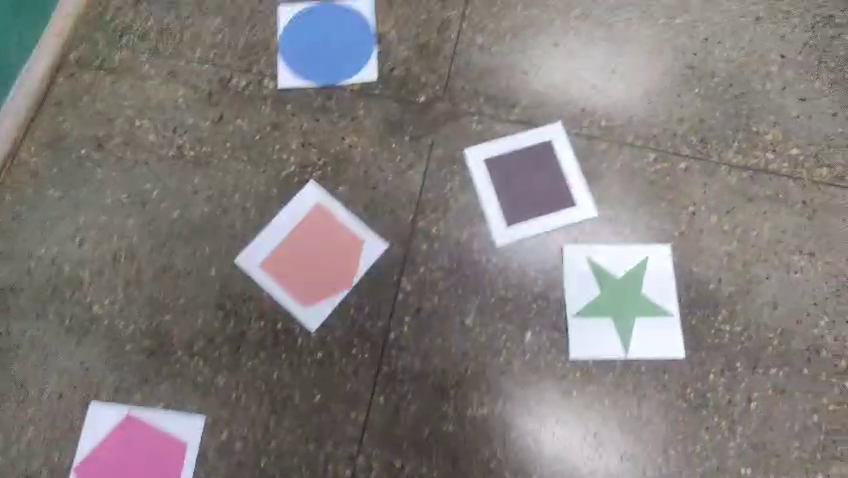
#> input picture frame 42 of assets/video_desafio_1.mp4, 848 x 478 px
$ python calibrador_hsv.py
#> lines starting #> are read from the running program, lines starting #| are printed output that depends on the picture; after the words box and inside, x2 and y2 are one past the last pixel; in counts of white or black regions, pixels touching at a corner belong together
import cv2
import numpy as np

def nothing(x):
    pass

# Interface
cv2.namedWindow("Controles HSV")
cv2.resizeWindow("Controles HSV", 600, 300)

# Limites mínimos de HSV
cv2.createTrackbar("H Min", "Controles HSV", 0, 179, nothing)
#> slider 'H Min' is set to 35
cv2.createTrackbar("S Min", "Controles HSV", 0, 255, nothing)
#> slider 'S Min' is set to 51
cv2.createTrackbar("V Min", "Controles HSV", 0, 255, nothing)
#> slider 'V Min' is set to 51

# Limites máximos de HSV
cv2.createTrackbar("H Max", "Controles HSV", 179, 179, nothing)
cv2.createTrackbar("S Max", "Controles HSV", 255, 255, nothing)
cv2.createTrackbar("V Max", "Controles HSV", 255, 255, nothing)

video_path = 'assets/video_desafio_1.mp4'
cap = cv2.VideoCapture(video_path)

if not cap.isOpened():
    exit()

is_paused = False
frame = None

while True:
    key = cv2.waitKey(30) & 0xFF
#> (key Esc is pressed here)
    if key == ord(' '): # Pressionar 'espaço' para pausar/despausar
        is_paused = not is_paused

    if not is_paused:
        ret, current_frame = cap.read()
#> current_frame is the input picture: shape (478, 848, 3); mean B, G, R 123.8, 125.2, 130.3
        if not ret:
            # Reiniciar o vídeo quando acabar
            cap.set(cv2.CAP_PROP_POS_FRAMES, 0)
            continue

        # Armazena o frame lido para ser processado
        frame = current_frame

    if frame is None:
        continue

    # Converter de BGR para HSV
    hsv_frame = cv2.cvtColor(frame, cv2.COLOR_BGR2HSV)
#> hsv_frame: shape (478, 848, 3); mean H, S, V 43.7, 28.7, 134.1

    # Leitura dos valores
    h_min = cv2.getTrackbarPos("H Min", "Controles HSV")
    s_min = cv2.getTrackbarPos("S Min", "Controles HSV")
    v_min = cv2.getTrackbarPos("V Min", "Controles HSV")
    h_max = cv2.getTrackbarPos("H Max", "Controles HSV")
    s_max = cv2.getTrackbarPos("S Max", "Controles HSV")
    v_max = cv2.getTrackbarPos("V Max", "Controles HSV")

    # Arrays de limites
    lower_bound = np.array([h_min, s_min, v_min])
    upper_bound = np.array([h_max, s_max, v_max])

    # Máscara binária
    color_mask = cv2.inRange(hsv_frame, lower_bound, upper_bound)
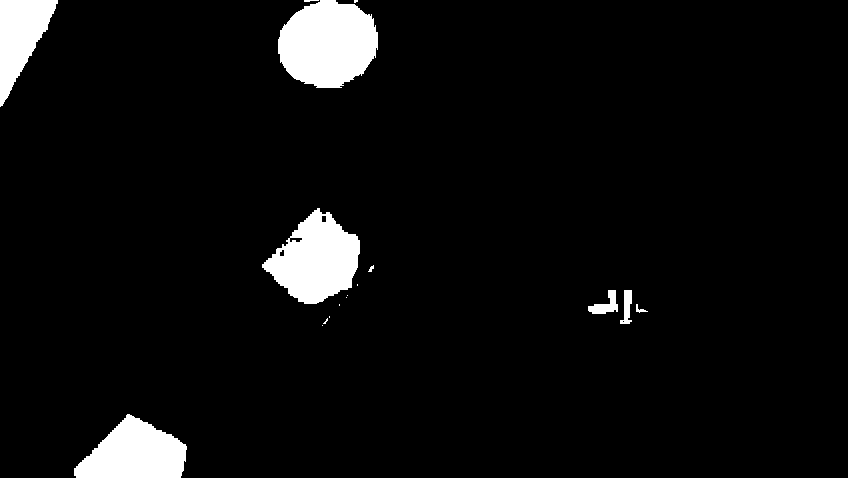
#> color_mask: shape (478, 848); 5.3% white; 17 white regions (8 under 20 px), largest, box (x1, y1, x2, y2) and area: (278, 0, 378, 88) 6801, (262, 208, 360, 304) 5717, (74, 414, 187, 478) 4763

    # Exibição
    cv2.imshow("Video Original", frame)
    cv2.imshow("Mascara (Debug)", color_mask)

$ run again, starting later in the video
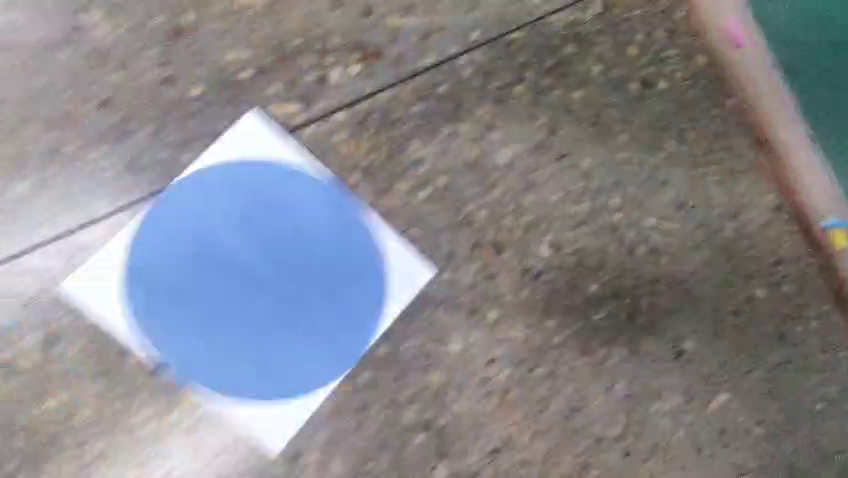
#> input picture frame 191 of assets/video_desafio_1.mp4, 848 x 478 px
#> current_frame is the input picture: shape (478, 848, 3); mean B, G, R 140.8, 135, 135
#> hsv_frame: shape (478, 848, 3); mean H, S, V 55.5, 39, 150.3
#> `color_mask = cv2.inRange(hsv_frame, lower_bound, upper_bound)`:
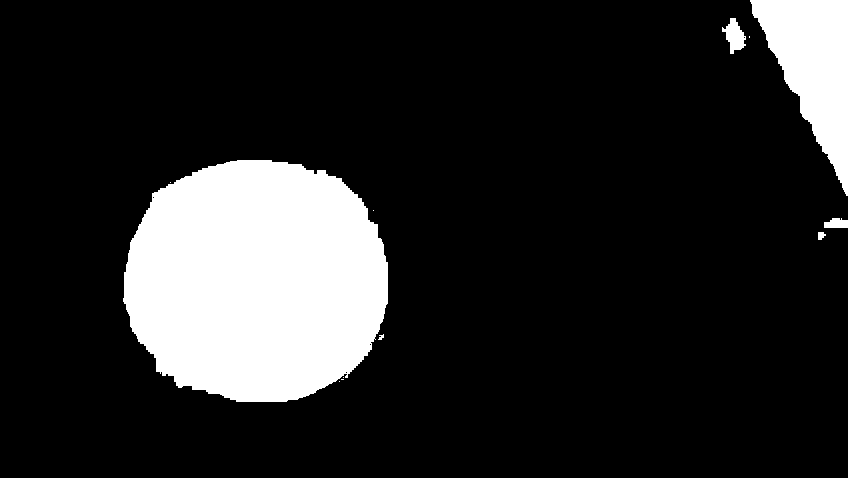
#> color_mask: shape (478, 848); 15.4% white; 12 white regions (6 under 20 px), largest, box (x1, y1, x2, y2) and area: (123, 160, 388, 402) 51641, (750, 0, 848, 196) 10080, (722, 18, 746, 54) 473, (824, 218, 848, 228) 198, (818, 232, 826, 240) 48, (378, 334, 384, 340) 21

$ run again, starting later in the video
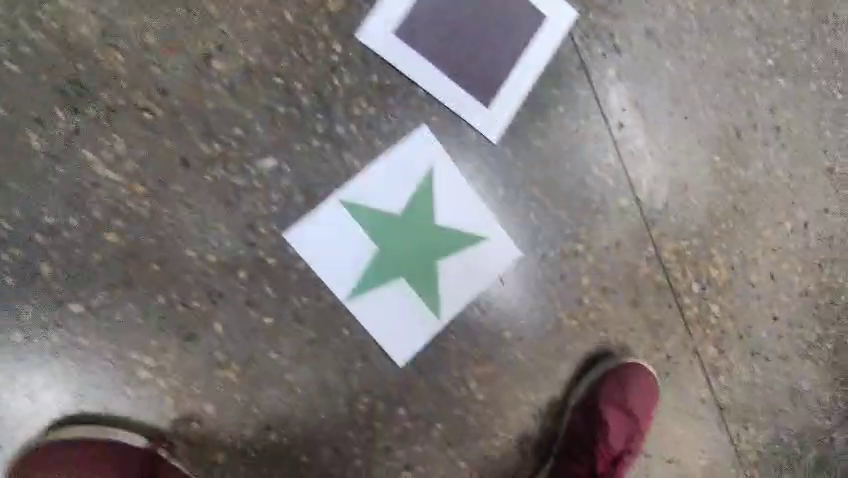
#> input picture frame 340 of assets/video_desafio_1.mp4, 848 x 478 px
#> current_frame is the input picture: shape (478, 848, 3); mean B, G, R 119.1, 120.8, 125.9
#> hsv_frame: shape (478, 848, 3); mean H, S, V 48.7, 30.6, 129.4
#> `color_mask = cv2.inRange(hsv_frame, lower_bound, upper_bound)`:
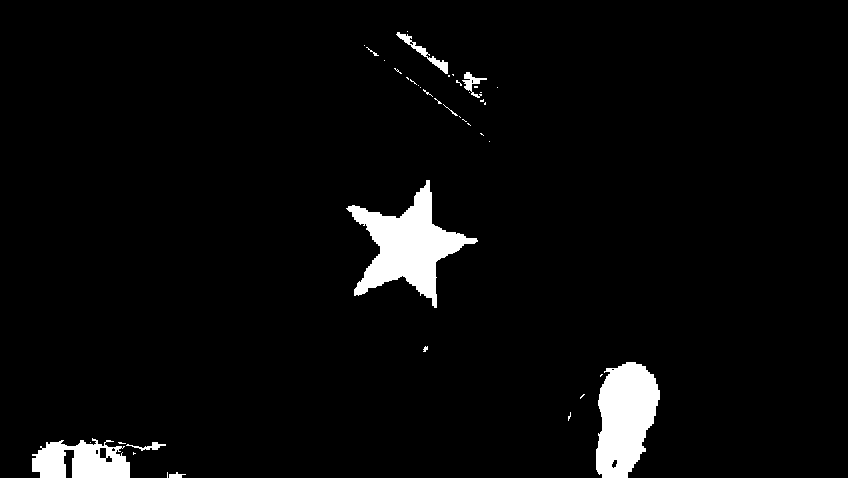
#> color_mask: shape (478, 848); 3.9% white; 41 white regions (31 under 20 px), largest, box (x1, y1, x2, y2) and area: (346, 180, 478, 308) 6443, (596, 362, 660, 478) 5400, (32, 438, 130, 478) 2757
